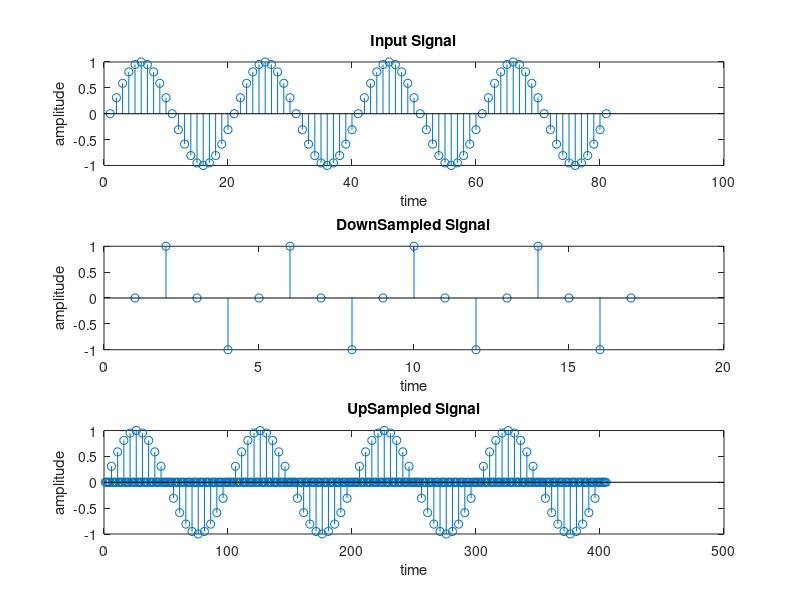

Write the MATLAB code that produced this figure.
clc;
N=input('Enter the length of sinusoidal signal');
M=input('Enter the downsampling factor');
n=1:0.05:N;
x=sin(2*pi*n);
y=downsample(x,M);
subplot(3,1,1);
stem(x);
xlabel('time');
ylabel('amplitude');
title('Input Signal');
subplot(3,1,2);
stem(y);
xlabel('time');
ylabel('amplitude');
title('DownSampled Signal');
z=upsample(x,M);
subplot(3,1,3);
stem(z);
xlabel('time');
ylabel('amplitude');
title('UpSampled Signal');
